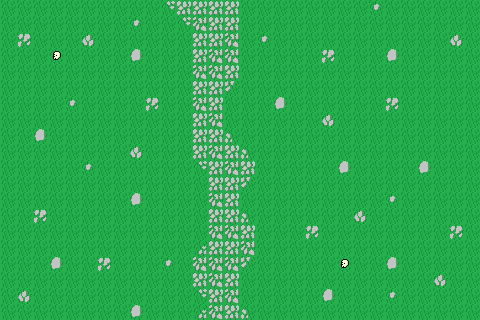

Tiled map render using the project's own tile images. Description and the whole map definition, tile-layer contents included, below:
An orthogonal 30x20 tile map with 16x16 px tiles, 1 tile layer (Tile Layer 1).

<map version="1.9" tiledversion="1.9.2" orientation="orthogonal" renderorder="right-down" width="30" height="20" tilewidth="16" tileheight="16" infinite="0" nextlayerid="2" nextobjectid="1">
 <tileset firstgid="1" source="grassland_tileset.tsx" />
 <layer id="1" name="Tile Layer 1" width="30" height="20">
  <data encoding="csv">
11,11,11,11,11,11,11,11,11,11,4,12,12,12,12,11,11,11,11,11,11,11,11,8,11,11,11,11,11,11,
11,11,11,11,11,11,11,11,8,11,11,4,13,12,12,11,11,11,11,11,11,11,11,11,11,11,11,11,11,11,
11,6,11,11,11,7,11,11,11,11,11,11,12,12,13,11,8,11,11,11,11,11,11,11,11,11,11,11,7,11,
11,11,11,10,11,11,11,11,5,11,11,11,12,13,13,11,11,11,11,11,6,11,11,11,5,11,11,11,11,11,
11,11,11,11,11,11,11,11,11,11,11,11,13,13,12,11,11,11,11,11,11,11,11,11,11,11,11,11,11,11,
11,11,11,11,11,11,11,11,11,11,11,11,12,12,1,11,11,11,11,11,11,11,11,11,11,11,11,11,11,11,
11,11,11,11,8,11,11,11,11,6,11,11,13,12,11,11,11,5,11,11,11,11,11,11,6,11,11,11,11,11,
11,11,11,11,11,11,11,11,11,11,11,11,12,13,11,11,11,11,11,11,7,11,11,11,11,11,11,11,11,11,
11,11,5,11,11,11,11,11,11,11,11,11,12,12,2,11,11,11,11,11,11,11,11,11,11,11,11,11,11,11,
11,11,11,11,11,11,11,11,7,11,11,11,12,13,12,2,11,11,11,11,11,11,11,11,11,11,11,11,11,11,
11,11,11,11,11,8,11,11,11,11,11,11,4,12,13,12,11,11,11,11,11,5,11,11,11,11,5,11,11,11,
11,11,11,11,11,11,11,11,11,11,11,11,11,12,12,1,11,11,11,11,11,11,11,11,11,11,11,11,11,11,
11,11,11,11,11,11,11,11,5,11,11,11,11,13,12,11,11,11,11,11,11,11,11,11,8,11,11,11,11,11,
11,11,6,11,11,11,11,11,11,11,11,11,11,12,12,2,11,11,11,11,11,11,7,11,11,11,11,11,11,11,
11,11,11,11,11,11,11,11,11,11,11,11,11,13,13,12,11,11,11,6,11,11,11,11,11,11,11,11,6,11,
11,11,11,11,11,11,11,11,11,11,11,11,3,12,12,13,11,11,11,11,11,11,11,11,11,11,11,11,11,11,
11,11,11,5,11,11,6,11,11,11,8,11,13,13,13,1,11,11,11,11,11,10,11,11,5,11,11,11,11,11,
11,11,11,11,11,11,11,11,11,11,11,11,12,13,12,11,11,11,11,11,11,11,11,11,11,11,11,7,11,11,
11,7,11,11,11,11,11,11,11,11,11,11,4,12,13,11,11,11,11,11,5,11,11,11,8,11,11,11,11,11,
11,11,11,11,11,11,11,11,5,11,11,11,3,13,12,2,11,11,11,11,11,11,11,11,11,11,11,11,11,11
</data>
 </layer>
</map>